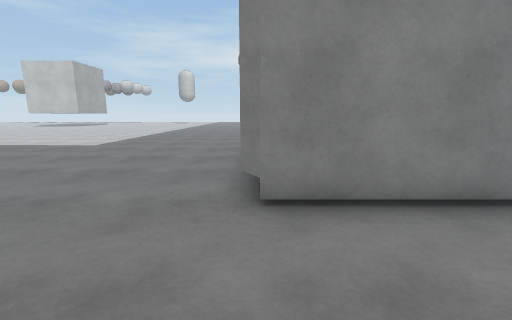
view 1 (above)

22 first-person views from a walk through a 3-D level made in the Unity game engine. The camera is 1.2 m above the floor, tilts 10° down and sees 90° across. The floor is counted in squares, 1 m on a side. Each view is taken from the middle of a square. On the plan, view 1 faces up. The plan holds only what a view shows up to about 12 squares ahead; the rest is blank. The place goes on beyond the plan. Some surface patterns are stand-ins.

view 2
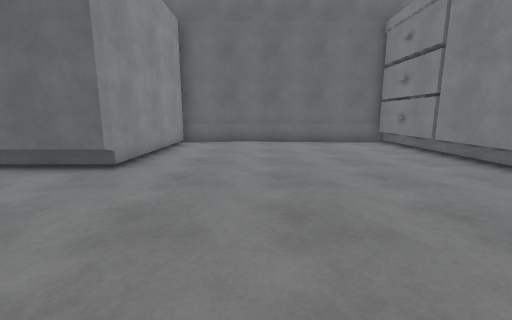

view 3
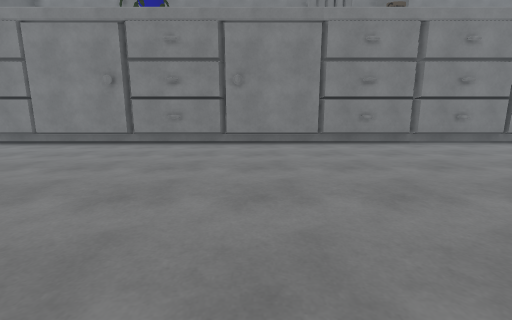

view 4
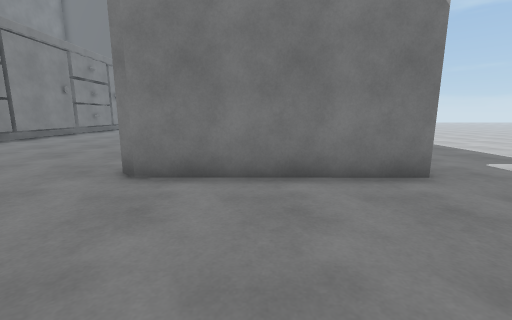

view 5
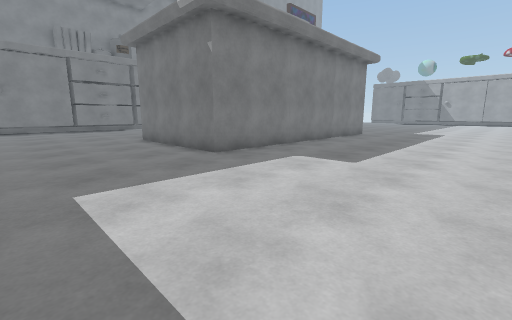

view 6
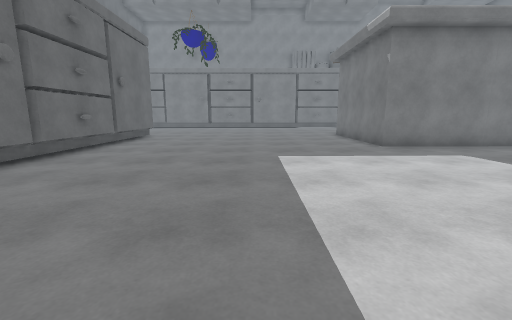

view 7
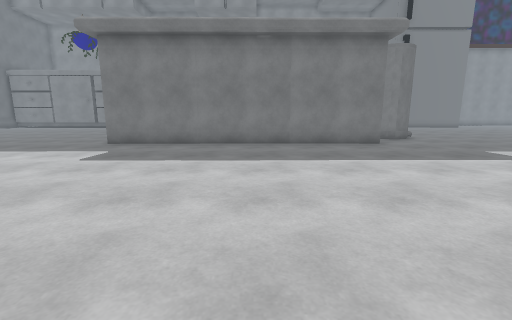

view 8
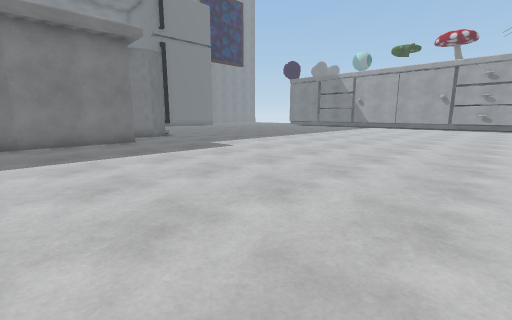

view 9
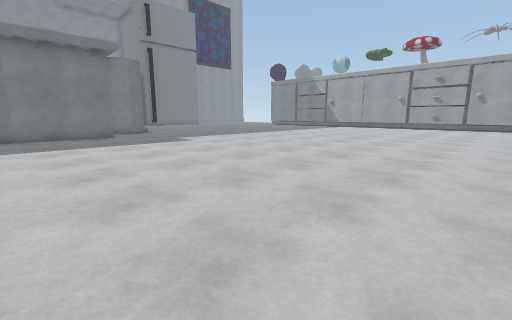

view 10
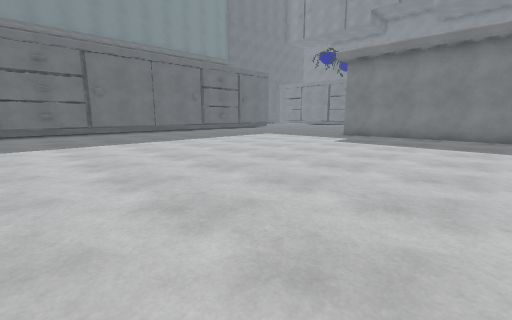

view 11
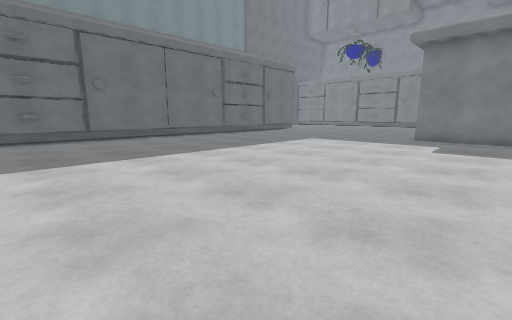

view 12
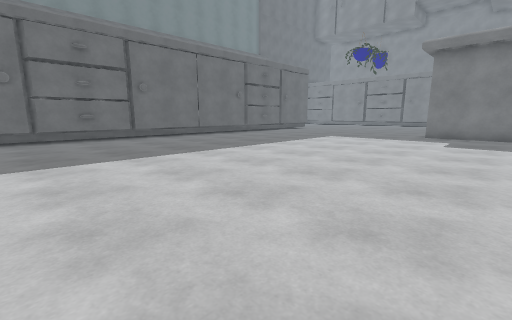

view 13
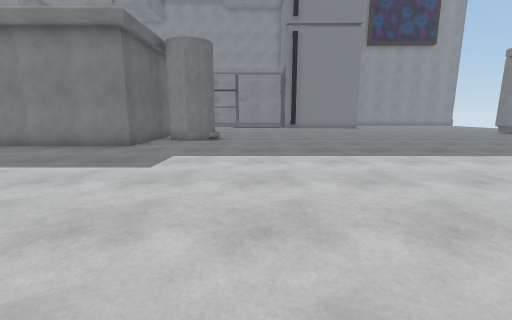

view 14
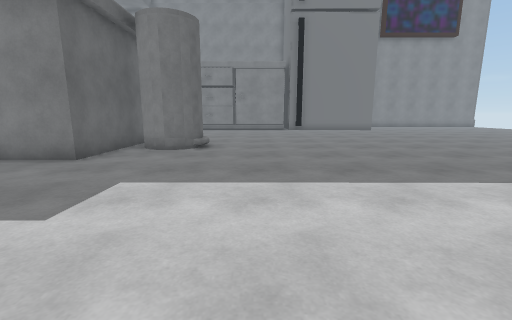

view 15
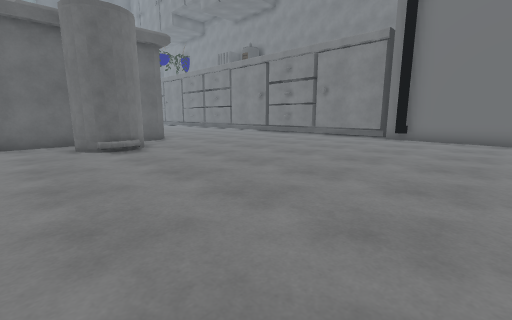

view 16
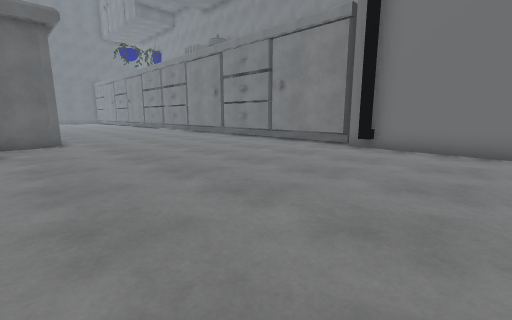

view 17
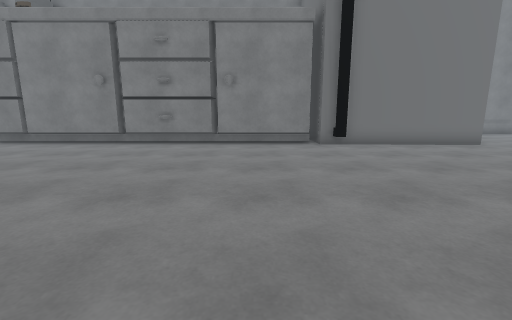

view 18
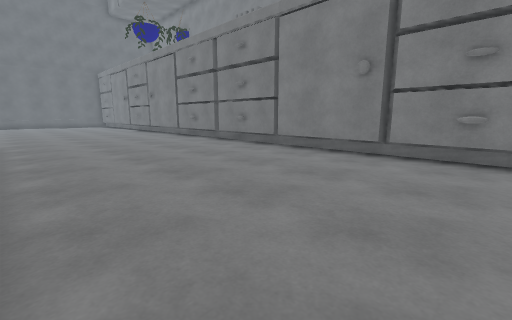

view 19
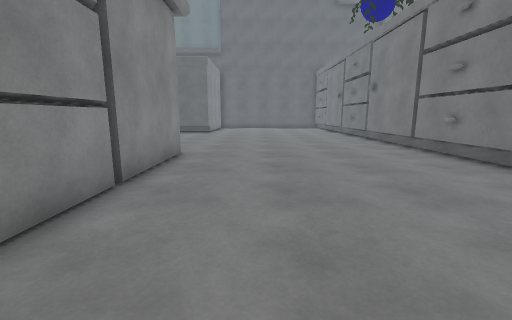

view 20
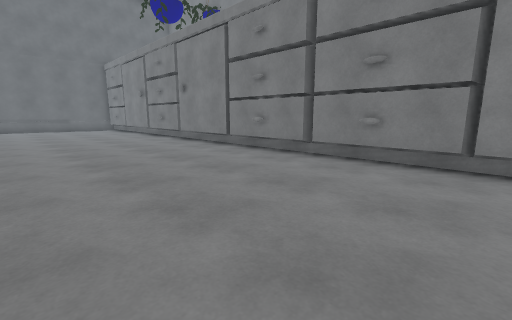

view 21
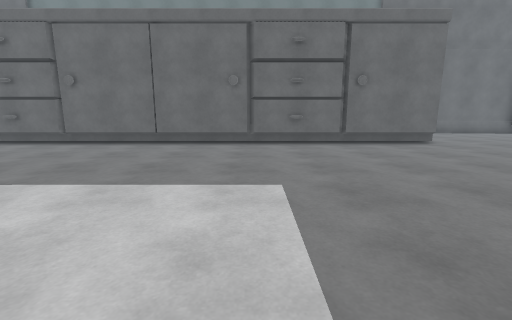

view 22
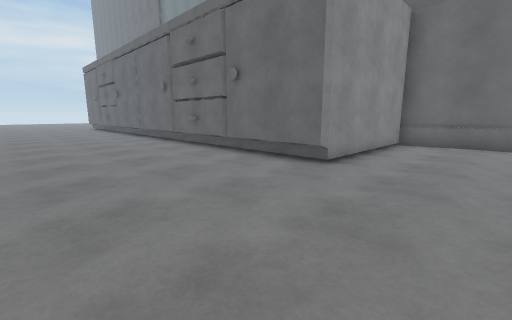

### Floor plan
Key: @ floor where view 1 was taken; # wall or solid block; . floor; B bin; F fridge; O other object.
Columns run from 34 left of view 1 to 6 right of it. Each row starts with its distance up from view 1.
 24                     ..............#
 23 ..................................#
 22 ..................................#
 21  .................................#
 20 ..................................#
 19 ..................................#
 18  .................................#
 17   ................................#
 16    ...............................#
 15    ...............................#
 14    ...............................#
 13   ................................#
 12  .................................#
 11 ..................................#
 10 ..................................#
  9 ..................................#
  8 ............############..........#
  7 ............#          #..........#
  6 .........####          #..........#
  5 .........B  #          #..........#
  4 ............#          #..........#######
  3 ............#    #######................#
  2 ........................................#
  1 ........................................#
  0 ..................................@.....#
 -1 ........................................#
 -2 ........................................#
 -3 ........................................#
 -4 ........................................#
 -5 ###.F...................................#
 -6   #################O##O###############O##

Positions as (right, up) in squares from view 1, and headings:
1: (0, 0), facing up
2: (-6, 0), facing right
3: (-7, 5), facing down
4: (-6, 5), facing left
5: (-6, 15), facing down-left
6: (-6, 18), facing down
7: (-17, 19), facing down
8: (-18, 20), facing down-left
9: (-18, 23), facing down-left
10: (-18, 23), facing down-right
11: (-14, 22), facing down-right
12: (-14, 24), facing down-right
13: (-27, 18), facing down
14: (-27, 15), facing down
15: (-34, 8), facing down-right
16: (-34, 4), facing down-right
17: (-27, 5), facing down
18: (-24, 2), facing down-right
19: (-19, 0), facing right
20: (-18, 1), facing down-right
21: (-11, 11), facing right
22: (-6, 0), facing up-right
